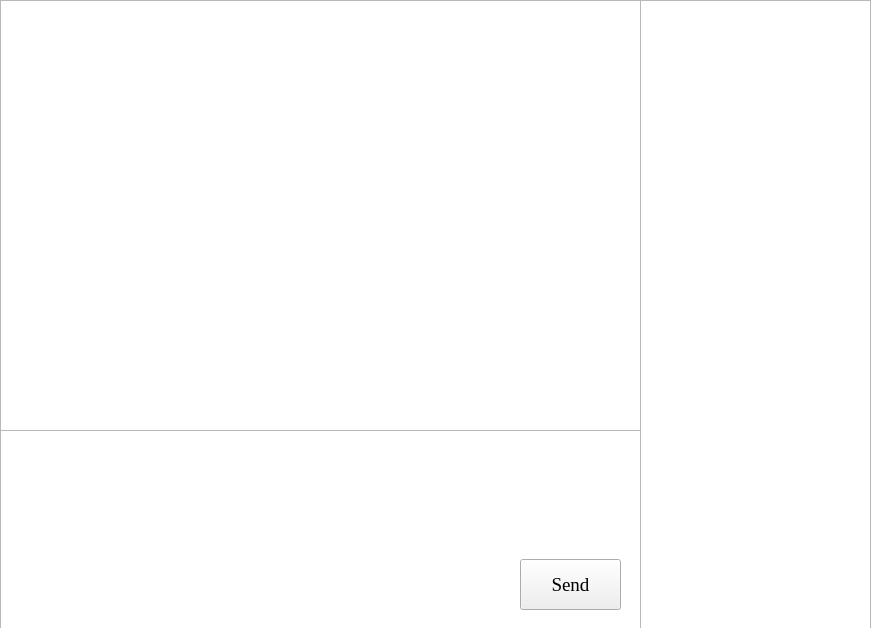
<?xml version="1.0" encoding="UTF-8"?>
<ui version="4.0">
 <class>chatRoom</class>
 <widget class="QWidget" name="chatRoom">
  <property name="geometry">
   <rect>
    <x>0</x>
    <y>0</y>
    <width>871</width>
    <height>628</height>
   </rect>
  </property>
  <property name="windowTitle">
   <string>chatRoom</string>
  </property>
  <layout class="QVBoxLayout" name="verticalLayout">
   <property name="spacing">
    <number>0</number>
   </property>
   <property name="leftMargin">
    <number>0</number>
   </property>
   <property name="topMargin">
    <number>0</number>
   </property>
   <property name="rightMargin">
    <number>0</number>
   </property>
   <property name="bottomMargin">
    <number>0</number>
   </property>
   <item>
    <widget class="QGroupBox" name="groupBox">
     <property name="title">
      <string/>
     </property>
     <widget class="QListWidget" name="relationship">
      <property name="geometry">
       <rect>
        <x>640</x>
        <y>0</y>
        <width>231</width>
        <height>631</height>
       </rect>
      </property>
      <property name="sizePolicy">
       <sizepolicy hsizetype="Fixed" vsizetype="Fixed">
        <horstretch>0</horstretch>
        <verstretch>0</verstretch>
       </sizepolicy>
      </property>
      <property name="font">
       <font>
        <family>Times New Roman</family>
        <pointsize>14</pointsize>
       </font>
      </property>
     </widget>
     <widget class="QTextEdit" name="MessageEdit">
      <property name="geometry">
       <rect>
        <x>0</x>
        <y>430</y>
        <width>641</width>
        <height>201</height>
       </rect>
      </property>
      <property name="font">
       <font>
        <family>Times New Roman</family>
        <pointsize>14</pointsize>
       </font>
      </property>
      <property name="html">
       <string>&lt;!DOCTYPE HTML PUBLIC &quot;-//W3C//DTD HTML 4.0//EN&quot; &quot;http://www.w3.org/TR/REC-html40/strict.dtd&quot;&gt;
&lt;html&gt;&lt;head&gt;&lt;meta name=&quot;qrichtext&quot; content=&quot;1&quot; /&gt;&lt;style type=&quot;text/css&quot;&gt;
p, li { white-space: pre-wrap; }
&lt;/style&gt;&lt;/head&gt;&lt;body style=&quot; font-family:'Times New Roman'; font-size:14pt; font-weight:400; font-style:normal;&quot;&gt;
&lt;p style=&quot;-qt-paragraph-type:empty; margin-top:0px; margin-bottom:0px; margin-left:0px; margin-right:0px; -qt-block-indent:0; text-indent:0px; font-family:'SimSun'; font-size:9pt;&quot;&gt;&lt;br /&gt;&lt;/p&gt;&lt;/body&gt;&lt;/html&gt;</string>
      </property>
     </widget>
     <widget class="QScrollBar" name="ScrollBar">
      <property name="geometry">
       <rect>
        <x>900</x>
        <y>0</y>
        <width>16</width>
        <height>571</height>
       </rect>
      </property>
      <property name="orientation">
       <enum>Qt::Vertical</enum>
      </property>
     </widget>
     <widget class="QTextBrowser" name="textBrowser">
      <property name="geometry">
       <rect>
        <x>0</x>
        <y>0</y>
        <width>641</width>
        <height>431</height>
       </rect>
      </property>
      <property name="sizePolicy">
       <sizepolicy hsizetype="Fixed" vsizetype="Fixed">
        <horstretch>0</horstretch>
        <verstretch>0</verstretch>
       </sizepolicy>
      </property>
      <property name="font">
       <font>
        <family>Times New Roman</family>
        <pointsize>12</pointsize>
       </font>
      </property>
      <property name="cursor" stdset="0">
       <cursorShape>ArrowCursor</cursorShape>
      </property>
     </widget>
     <widget class="QPushButton" name="sendButton">
      <property name="geometry">
       <rect>
        <x>520</x>
        <y>559</y>
        <width>101</width>
        <height>51</height>
       </rect>
      </property>
      <property name="font">
       <font>
        <family>Times New Roman</family>
        <pointsize>14</pointsize>
       </font>
      </property>
      <property name="text">
       <string>Send</string>
      </property>
     </widget>
    </widget>
   </item>
  </layout>
 </widget>
 <layoutdefault spacing="6" margin="11"/>
 <resources/>
 <connections/>
</ui>
